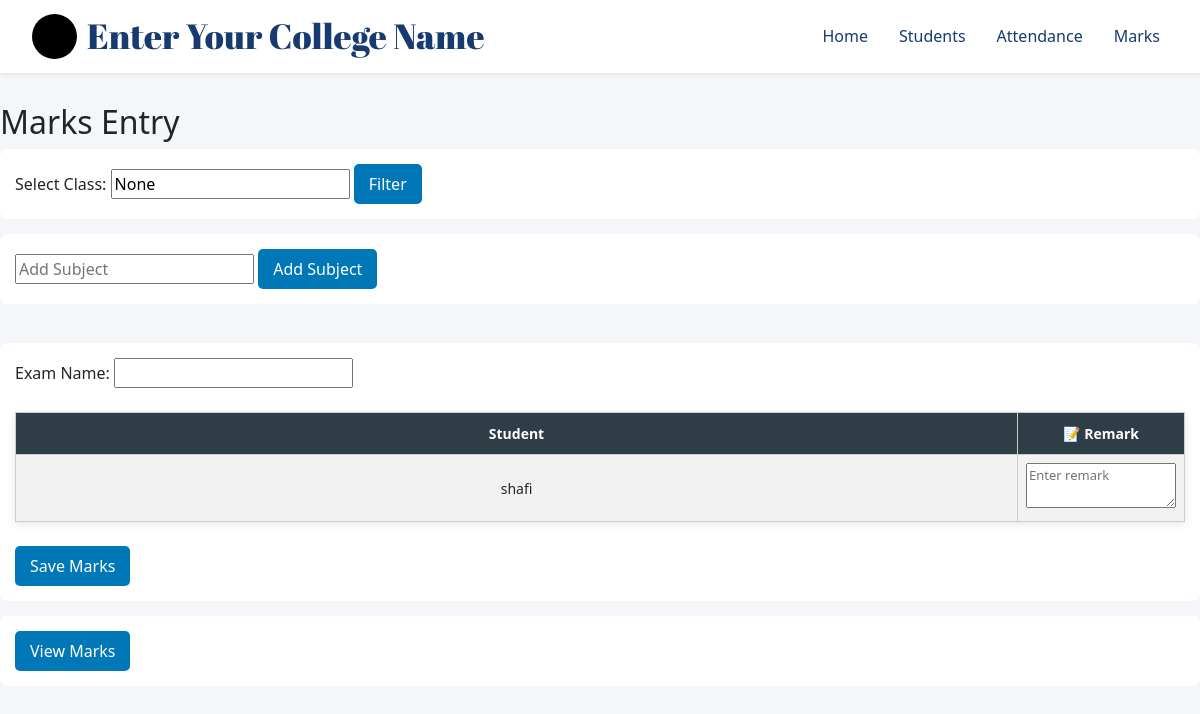
Page /marks/ on the earlier database version.
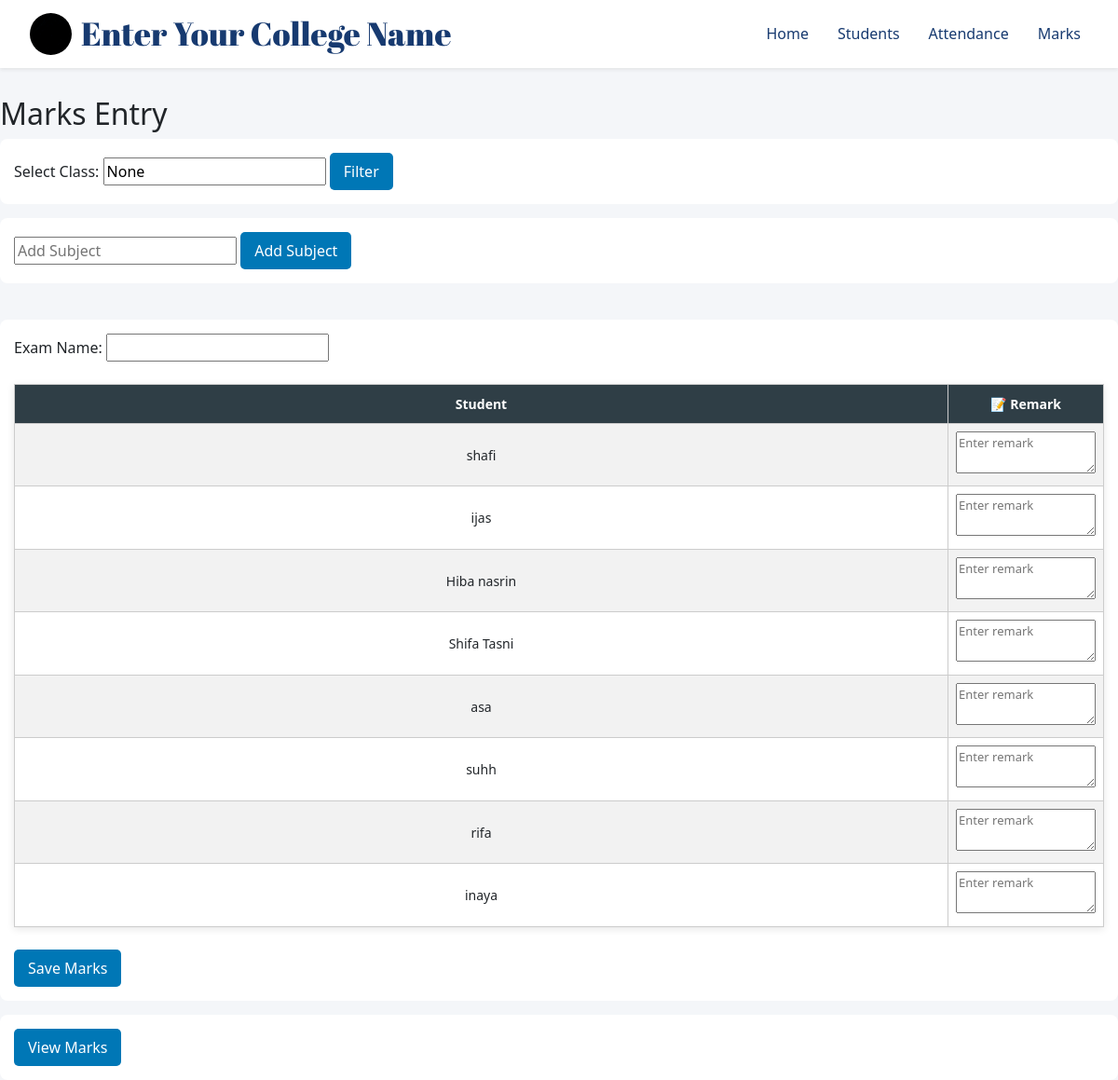
Same page on the later database version.
### myapp/models.py (models this page shows, shortened)
class Student(models.Model):
    CLASS_CHOICES = [
        ('8', 'Class 8'),
        ('9', 'Class 9'),
        ('10', 'Class 10'),
        ('+1', 'Plus One'),
        ('+2', 'Plus Two'),
        ('ug1', 'Degree 1st Year'),
        ('ug2', 'Degree 2nd Year'),
        ('ug3', 'Degree 3rd Year'),
    ]
    name = models.CharField(max_length=100)
    roll_no = models.IntegerField()
    school_class = models.CharField(
        max_length=20,
        choices=CLASS_CHOICES
    )
    parent_phone = models.CharField(max_length=15)
    address = models.TextField()
    photo = models.ImageField(upload_to='students/', blank=True, null=True)

### myapp/views.py (the view, shortened to what this page needs)
# urls.py: path('marks/', views.marks_entry, name='marks'),
def marks_entry(request):
    selected_class = request.GET.get('class')
    if selected_class:
        students = Student.objects.filter(school_class=selected_class)
    else:
        students = Student.objects.all()
    subjects = Subject.objects.all()
    return render(request, 'marks.html', {
        'students': students,
        'subjects': subjects,
        'selected_class': selected_class
    })

### templates/marks.html (shortened to what this page needs)
{% extends 'base.html' %}
{% load static %}
{% block content %}
<div  class="marks">
<h2>Marks Entry</h2>
<form method="get">
    <label>Select Class:</label>
    <input type="text" name="class" value="{{ selected_class }}">
    <button type="submit">Filter</button>
</form>
<form method="post">
    <input type="text" name="new_subject" placeholder="Add Subject">
    <button type="submit" name="add_subject">Add Subject</button>
</form>
<br>
<form method="post">
    Exam Name:
    <input type="text" name="exam_name" required><br><br>
   <table border="1">
    <tr>
        <th>Student</th>
        <th>📝 Remark</th>
    </tr>
    {% for s in students %}
    <tr>
        <td>{{ s.name }}</td>
        <td>
            <textarea name="remark_{{ s.id }}" rows="2" style="width:150px;" placeholder="Enter remark"></textarea>
        </td>
    </tr>
    {% endfor %}
</table>
    <br>
    <button type="submit" name="save_marks">Save Marks</button>
</form>
<form method="get" action="{% url 'view_marks' %}">
    <button type="submit"  href="{% url 'view_marks' %}">View Marks</button>
</form>
</div>
{% endblock %}

Differences in the rows shown:
added Student: name "ijas", id "Enter remark"
added Student: name "Hiba nasrin", id "Enter remark"
added Student: name "Shifa Tasni", id "Enter remark"
added Student: name "asa", id "Enter remark"
added Student: name "suhh", id "Enter remark"
added Student: name "rifa", id "Enter remark"
added Student: name "inaya", id "Enter remark"
